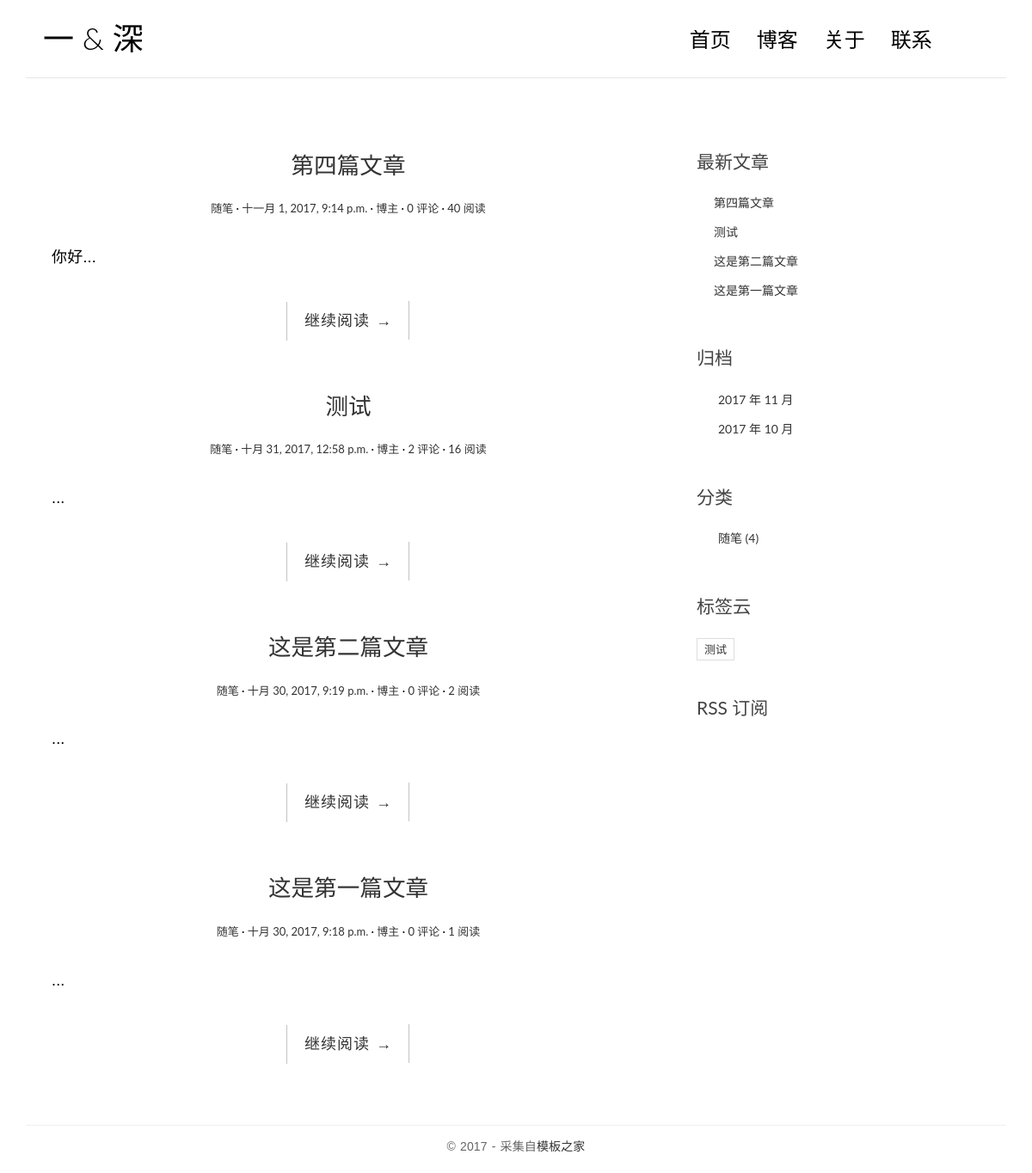
Before: / with the older database file.
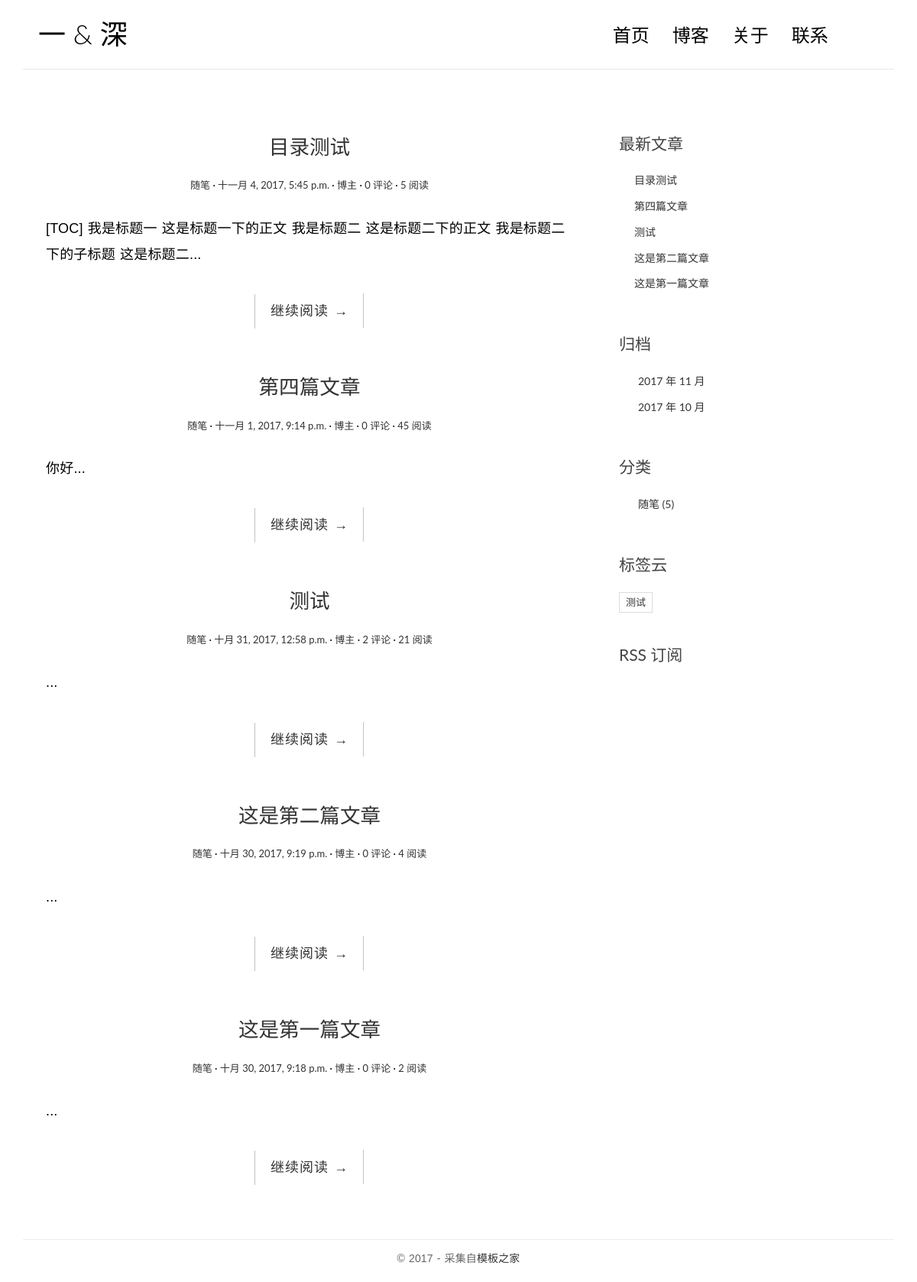
After: the same page with the newer database file.
### blog/models.py (models this page shows, shortened)
class Post(models.Model):
    title = models.CharField(max_length=70)
    body = models.TextField()
    created_time = models.DateTimeField()
    modified_time = models.DateTimeField()
    excerpt = models.CharField(max_length=200, blank=True)
    category = models.ForeignKey(Category)
    tags = models.ManyToManyField(Tag, blank=True)
    author = models.ForeignKey(User)
    views = models.PositiveIntegerField(default=0)
    def get_absolute_url(self):
        return reverse('blog:detail', kwargs={'pk':self.pk})
    class Meta:
        ordering = ['-created_time']

class Category(models.Model):
    name = models.CharField(max_length=100)

class Tag(models.Model):
    name = models.CharField(max_length=100)

### blog/views.py (the view, shortened to what this page needs)
# urls.py: url(r'^$', views.IndexView.as_view(), name='index'),
class IndexView(ListView):
    model = Post
    template_name = 'blog/index.html'
    content_object_name = 'post_list'
    paginate_by = 8
    def get_context_data(self, **kwargs):
        context = super().get_context_data(**kwargs)
        paginator = context.get('paginator')
        page = context.get('page_obj')
        is_paginated = context.get('is_paginated')
        pagination_data = self.pagination_data(paginator, page, is_paginated)
        context.update(pagination_data)
        return context
    def pagination_data(self, paginator, page, is_paginated):
        if not is_paginated:
            return {}

### blog/templatetags/blog_tags.py (called while the page is built)
@register.simple_tag
def get_recent_posts(num=5):
    return Post.objects.all().order_by('-created_time')[:num]

@register.simple_tag
def archives():
    return Post.objects.dates('created_time', 'month', order='DESC')

@register.simple_tag
def get_categories():
    return Category.objects.annotate(num_posts=Count('post')).filter(num_posts__gt=0)

@register.simple_tag
def get_tags():
    return Tag.objects.annotate(num_posts=Count('post')).filter(num_posts__gt=0)

### templates/blog/index.html (shortened to what this page needs)
{% extends 'base.html' %}
{% block main %}
	{% for post in post_list %}
	    <article class="post post-{{ post.pk }}">
	        <header class="entry-header">
	            <h1 class="entry-title">
	                <a href="{{ post.get_absolute_url }}">{{ post.title }}</a>
	            </h1>
	            <div class="entry-meta">
	                <span class="post-category"><a href="#">{{ post.category.name }}</a></span>
	                <span class="post-date"><a href="#"><time class="entry-date"
	                                                          datetime="{{ post.created_time }}">{{ post.created_time }}</time></a></span>
	                <span class="post-author"><a href="#">{{ post.author }}</a></span>
	                <span class="comments-link"><a href="#">{{ post.comment_set.count }} 评论</a></span>
	                <span class="views-count"><a href="{{ post.get_absolute_url }}">{{ post.views }} 阅读</a></span>
	            </div>
	        </header>
	        <div class="entry-content clearfix">
	            <p>{{ post.excerpt }}...</p>
	            <div class="read-more cl-effect-14">
	                <a href="{{ post.get_absolute_url }}" class="more-link">继续阅读 <span class="meta-nav">→</span></a>
	            </div>
	        </div>
	    </article>
	{% empty %}
	    <div class="no-post">暂时还没有发布的文章！</div>
	{% endfor %}
{% endblock main %}

### templates/base.html (shortened to what this page needs)
{% load staticfiles %}
{% load blog_tags %}
<!DOCTYPE html>
<html>
<head>
    <link rel="stylesheet" href="http://code.ionicframework.com/ionicons/2.0.1/css/ionicons.min.css">
    <link href="https://cdn.bootcss.com/bootstrap/3.3.7/css/bootstrap.min.css" rel="stylesheet">
    <link rel="stylesheet" href="{% static 'blog/css/pace.css' %}">
    <link rel="stylesheet" href="{% static 'blog/css/custom.css' %}">
    <link rel="stylesheet" href="{% static 'blog/css/highlights/github.css' %}">
</head>
<body>
<div class="container">
    <header id="site-header">
        <div class="row">
            <div class="col-md-4 col-sm-5 col-xs-8">
                <div class="logo">
                    <h1><a href="{% url 'blog:index' %}"><b>一</b> &amp; 深</a></h1>
                </div>
            </div>
            <div class="col-md-8 col-sm-7 col-xs-4">
                <nav class="main-nav" role="navigation">
                    <div class="collapse navbar-collapse" id="bs-example-navbar-collapse-1">
                        <ul class="nav navbar-nav navbar-right">
                            <li class="cl-effect-11"><a href="{% url 'blog:index' %}" data-hover="首页">首页</a></li>
                            <li class="cl-effect-11"><a href="full-width.html" data-hover="博客">博客</a></li>
                            <li class="cl-effect-11"><a href="about.html" data-hover="关于">关于</a></li>
                            <li class="cl-effect-11"><a href="contact.html" data-hover="联系">联系</a></li>
                        </ul>
                    </div>
                </nav>
            </div>
        </div>
    </header>
</div>
<div class="content-body">
    <div class="container">
        <div class="row">
            <main class="col-md-8">
                {% block main %}
                {% endblock main %}
            </main>
            <aside class="col-md-4">
                <div class="widget widget-recent-posts">
                    <h3 class="widget-title">最新文章</h3>
                    {% get_recent_posts as recent_post_list %}
                    <ul>
                        {% for post in recent_post_list %}
                        <li>
                            <a href="{{ post.get_absolute_url }}">{{ post.title }}</a>
                        </li>
                        {% empty %}
                        暂无文章！
                        {% endfor %}
                    </ul>
                </div>
                <div class="widget widget-archives">
                    <h3 class="widget-title">归档</h3>
                    {% archives as date_list %}
                    <ul>
                        {% for date in date_list %}
                        <li>
                        <a href="{% url 'blog:archives' date.year date.month %}">{{ date.year }} 年 {{ date.month }} 月</a>
                        </li>
                        {% empty %}
                        暂无归档！
                        {% endfor %}
                    </ul>
                </div>
                <div class="widget widget-category">
                    <h3 class="widget-title">分类</h3>
                    {% get_categories as category_list %}
                    <ul>
                        {% for category in category_list %}
                        <li>
                            <a href="{% url 'blog:category' category.pk %}">{{ category.name }} <span class="post-count">({{ category.num_posts }})</span></a>
                         </li>
                        {% empty %}
                        暂无分类！
                        {% endfor %}
                    </ul>
                </div>
                <div class="widget widget-tag-cloud">
                    <h3 class="widget-title">标签云</h3>
                    {% get_tags as tag_list %}
                    <ul>
                        {% for tag in tag_list %}
                        <li>
                            <a href="{% url 'blog:tag' tag.pk %}">{{ tag.name }}</a>
                        </li>
                        {% empty %}
                        暂无标签！
                        {% endfor %}
                    </ul>
                </div>
                <div class="rss">
                    <a href="{% url 'rss' %}"> RSS 订阅</a>
                </div>
            </aside>
        </div>
    </div>
</div>
<footer id="site-footer">
    <div class="container">
        <div class="row">
            <div class="col-md-12">
                <p class="copyright">&copy 2017 - 采集自<a href="http://www.cssmoban.com/"
                                                        target="_blank" title="模板之家">模板之家</a>
                </p>
            </div>
        </div>
    </div>
</footer>
</body>
</html>

### blog/static/blog/css/custom.css (style rules this page uses)
h1, h2, h3, h4, h5, h6 { margin-top: 0; }
b { font-weight: 400; }
a { color: #333; }
body { color: #444; font-family: 'Lato', sans-serif; }
p { font-family: 'Ubuntu', sans-serif; font-weight: 400; word-spacing: 1px; letter-spacing: 0.01em; }
#site-header { background-color: #FFF; padding: 25px 20px; margin-bottom: 40px; border-bottom: 1px solid #e7e7e7; }
.logo h1 a { color: #000; }
.logo h1 { margin: 0; font-family: 'Lato', sans-serif; font-weight: 300; }
.main-nav { margin-top: 11px; max-width: 95%; }
.main-nav a { color: #000000 !important; padding: 0 0 5px 0 !important; margin-right: 30px; font-family: 'Lato', sans-serif; font-weight: 300; font-size: 24px; }
.cl-effect-11 a { padding: 10px 0; color: #0972b4; text-shadow: none; }
.cl-effect-11 a::before { position: absolute; top: 0; left: 0; overflow: hidden; padding: 0 0 5px 0 !important; max-width: 0; border-bottom: 1px solid #000; color: #000; content: attr(data-hover); white-space: nowrap; -webkit-transition: max-width 0.5s; -moz-transition: max-width 0.5s; transition: max-width 0.5s; }
.content-body { padding-bottom: 4em; }
.post { background: #fff; padding: 30px 30px 0; }
.entry-title { text-align: center; font-size: 1.9em; margin-bottom: 20px; line-height: 1.6; padding: 10px 20px 0; }
.entry-meta { text-align: center; color: #DDDDDD; font-size: 13px; margin-bottom: 30px; }
.entry-content { font-size: 18px; line-height: 1.9; font-weight: 300; color: #000; }
.post-category::after, .post-date::after, .post-author::after, .comments-link::after { content: ' ·'; color: #000; }
.read-more { font-family: 'Ubuntu', sans-serif; font-weight: 400; word-spacing: 1px; letter-spacing: 0.01em; text-align: center; margin-top: 20px; }
.cl-effect-14 a { padding: 0 20px; height: 45px; line-height: 45px; position: relative; display: inline-block; margin: 15px 25px; letter-spacing: 1px; font-weight: 400; text-shadow: 0 0 1px rgba(255, 255, 255, 0.3); }
.cl-effect-14 a::before, .cl-effect-14 a::after { position: absolute; width: 45px; height: 1px; background: #C3C3C3; content: ''; -webkit-transition: all 0.3s; -moz-transition: all 0.3s; transition: all 0.3s; pointer-events: none; }
.cl-effect-14 a::before { top: 0; left: 0; -webkit-transform: rotate(90deg); -moz-transform: rotate(90deg); transform: rotate(90deg); -webkit-transform-origin: 0 0; -moz-transform-origin: 0 0; transform-origin: 0 0; }
.cl-effect-14 a::after { right: 0; bottom: 0; -webkit-transform: rotate(90deg); -moz-transform: rotate(90deg); transform: rotate(90deg); -webkit-transform-origin: 100% 0; -moz-transform-origin: 100% 0; transform-origin: 100% 0; }
.widget { background: #fff; padding: 30px 0 0; }
.widget-title { font-size: 1.5em; margin-bottom: 20px; line-height: 1.6; padding: 10px 0 0; font-weight: 400; }
.widget-recent-posts ul { padding: 0; margin: 0; padding-left: 20px; }
.widget-recent-posts ul li { list-style-type: none; position: relative; line-height: 170%; margin-bottom: 10px; }
.widget-recent-posts ul li::before { content: '\f3d3'; font-family: "Ionicons"; position: absolute; left: -17px; top: 3px; font-size: 16px; color: #000; }
.widget-archives ul { padding: 0; margin: 0; padding-left: 25px; }
.widget-archives ul li { list-style-type: none; position: relative; line-height: 170%; margin-bottom: 10px; }
.widget-archives ul li::before { content: '\f3f3'; font-family: "Ionicons"; position: absolute; left: -25px; top: 1px; font-size: 16px; color: #000; }
.widget-category ul { padding: 0; margin: 0; padding-left: 25px; }
.widget-category ul li { list-style-type: none; position: relative; line-height: 170%; margin-bottom: 10px; }
.widget-category ul li::before { content: '\f3fe'; font-family: "Ionicons"; position: absolute; left: -25px; top: 1px; font-size: 18px; color: #000; }
.widget-tag-cloud ul { padding: 0; margin: 0; margin-right: -10px; }
.widget-tag-cloud ul li { list-style-type: none; font-size: 13px; display: inline-block; margin-right: 10px; margin-bottom: 10px; padding: 3px 8px; border: 1px solid #ddd; }
.rss { font-size: 21px; margin-top: 30px; }
.rss a { color: #444; }
#site-footer { padding-top: 10px; padding: 0 0 1.5em 0; }
.copyright { text-align: center; padding-top: 1em; margin: 0; border-top: 1px solid #eee; color: #666; }

Changed rows visible on the page:
added Post: title "目录测试", category.name "随笔", created_time "十一月 4, 2017, 5:45 p.m.", author "博主", comment_set.count "0", views "5", excerpt "[TOC] 我是标题一 这是标题一下的正文 我是标题二 这是标题二下的正文 我是标题二下的子标题 这是标题二"
changed Post "第四篇文章": views "40" → "45"
changed Post "测试": views "16" → "21"
changed Post "这是第二篇文章": views "2" → "4"
changed Post "这是第一篇文章": views "1" → "2"
computed for Category "随笔": num_posts "4" → "5"
